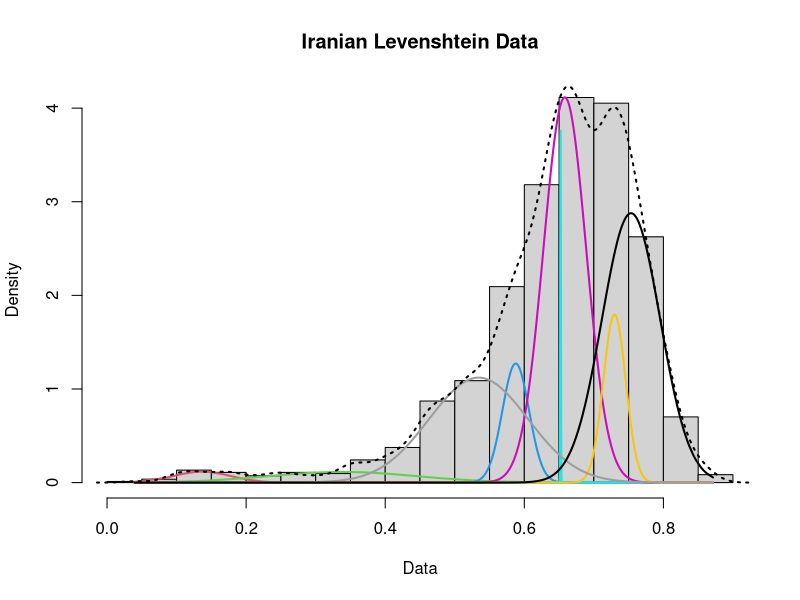

This chart was generated by the following R code: (Note: this script raises an error after producing the figure.)
setwd("/home/bella/Dropbox/Master-Thesis/MA_Thesis_Program/")
rom <- read.csv("final_romance_lev.csv", header=TRUE, sep=",", stringsAsFactors=FALSE)
head(rom)
########LIKELIHOOD RATIO STATISTICS, BOOTSTRAP,MIXTURE MODEL##########################
library(mixtools)
set.seed(100)
rom_dens = rom$Score
mixmodel = normalmixEM(rom_dens, lambda = NULL, mu = NULL, sigma = NULL, k = 8,
                      mean.constr = NULL, sd.constr = NULL,
                      epsilon = 1e-08, maxit = 100000, maxrestarts=20,
                      verb = FALSE, fast=FALSE, ECM = FALSE,
                      arbmean = TRUE, arbvar = TRUE)
plot(mixmodel,whichplots=2,main2 = "Iranian Levenshtein Data")
lines(density(rom_dens), lty=3, lwd=2)
summary(mixmodel)
#############################################
library(mclust)
class <- rom
table(class)
X <- rom$Score
head(X)
clPairs(X, class)
BIC <- mclustBIC(rom$Score)
plot(BIC)
summary(BIC)
mod1 <- Mclust(X, x = BIC)
summary(mod1, parameters = TRUE)
plot(mod1, what = "classification")
table(class, mod1$classification)
plot(mod1, what = "uncertainty",main = "Optimal number of k - Romance")
ICL <- mclustICL(X)
summary(ICL)
plot(ICL,main = "Optimal number of k - Romance")


#this basically does what Soeren described but with another package
LRT <- mclustBootstrapLRT(rom$Score, modelName = "V",level = 0.05,nboot = 999)
LRT
######################################################
#################### last approach which gave me 4 components for Romance
abc <-Mclust(rom$Score)
summary(abc)
summary(abc,parameters=TRUE)
plot(abc)
